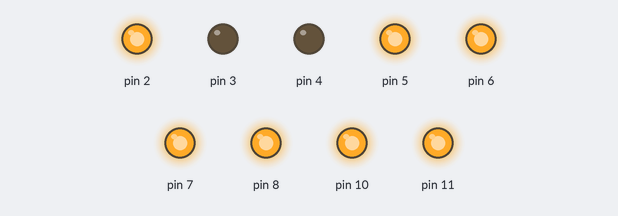
This sketch was run on a simulated Arduino Uno, built with avr-gcc and run on an emulated ATmega328P. Parts: output pins drawn as LEDs (lit = HIGH). What the sketch prints to the serial monitor is not drawn.

Above: at 0.1 s.
Timing chart, 0 to 1.6 s (numbered marks = the images above):
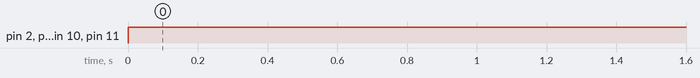

The sketch:

My_First_Project.ino
```cpp
int a,b,c,d,e,f,g,x,y,z;
void setup()
{
  Serial.begin(9600);
  pinMode(2,OUTPUT);
  pinMode(3,OUTPUT);
  pinMode(4,OUTPUT);
  pinMode(5,OUTPUT);
  pinMode(6,OUTPUT);
  pinMode(7,OUTPUT);
  pinMode(8,OUTPUT);
  pinMode(9,OUTPUT);//for reseting the flip flop
  pinMode(10,OUTPUT);
  pinMode(11,OUTPUT);
  pinMode(12,INPUT);
  pinMode(13,INPUT);

}

void loop()
{

if(Serial.available()>0)
{x=Serial.read();}

if (x=1)
{
  digitalWrite(10,x);

if (Serial.available()>0)
{y=Serial.read();}

if(y=1)
{
  digitalWrite(11,y);

if (Serial.available()>0)
{z=Serial.read();}

if (z=1)
{
  digitalWrite(2,1);
  digitalWrite(3,0);
  digitalWrite(4,0);
  digitalWrite(5,1);
  digitalWrite(6,1);
  digitalWrite(7,1);
  digitalWrite(8,1);
  Serial.print(1);
}

else
{digitalWrite(9,HIGH);
  digitalWrite(2,0);
  digitalWrite(3,0);
  digitalWrite(4,0);
  digitalWrite(5,0);
  digitalWrite(6,0);
  digitalWrite(7,0);
  digitalWrite(8,1);
  Serial.print(0);}
}

else
{digitalWrite(9,HIGH);
  digitalWrite(2,0);
  digitalWrite(3,0);
  digitalWrite(4,0);
  digitalWrite(5,0);
  digitalWrite(6,0);
  digitalWrite(7,0);
  digitalWrite(8,1);
  Serial.print(0);}
}

else
{digitalWrite(9,HIGH);
  digitalWrite(2,0);
  digitalWrite(3,0);
  digitalWrite(4,0);
  digitalWrite(5,0);
  digitalWrite(6,0);
  digitalWrite(7,0);
  digitalWrite(8,1);
  Serial.print(0);
  }

}
```

Measured:
- by itself, pin 2, pin 5–8, pin 10, pin 11: LOW → HIGH at 0.00 s
